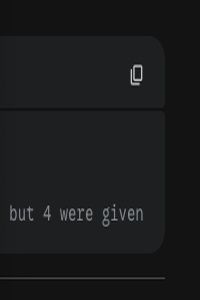
#> input picture output.jpg, 200 x 300 px
$ python cover_resize.py ../output.jpg 1.0
#> lines starting #> are read from the running program, lines starting #| are printed output that depends on the picture
#> further down, img is the input picture: PIL image 200x300 RGB; mean R, G, B 26.7, 27.3, 28.5
import shutil
from PIL import Image
import sys

def cover_ratio(img: Image) -> float:
    w, h = img.size
    ratio = h / w
    return ratio


def get_side(side: int, new_side: int):
    start_side = round((side - new_side) / 2, 0)
    end_side = start_side + new_side
    return start_side, end_side


def cover_resize_stretch(img: Image.Image, ratio: float) -> Image.Image:
#> called with ratio = 1
    width, height = img.size
#> width = 200; height = 300
    new_h = int(round(width * ratio))
#> new_h = 200
    new_w = width
#> new_w = 200

    out = img.resize((new_w, new_h), Image.Resampling.LANCZOS)
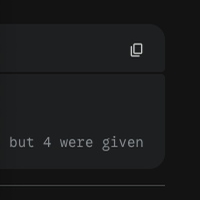
#> out: PIL image 200x200 RGB; mean R, G, B 26.7, 27.3, 28.5
    out.show()
    return out


def cover_resize_crop(img: Image.Image, ratio: float) -> Image.Image:
    current_ratio = cover_ratio(img)
    width, height = img.size

    if current_ratio == ratio:
        return img

    if current_ratio > ratio:
        base = width
        side = height
        new_side = base * ratio
        start_side, end_side = get_side(side, new_side)
        return img.crop((0, start_side, base, end_side))
    elif current_ratio < ratio:
        base = height
        side = width
        new_side = base / ratio
        start_side, end_side = get_side(side, new_side)
        return img.crop((start_side, 0, end_side, base))


if __name__ == "__main__":
    if len(sys.argv) != 3:
        print("usage: cover_resize.py <image_path> <ratio>", file=sys.stderr)
        sys.exit(2)
    in_path = sys.argv[1]
    backup_path = in_path + ".bak"
    out_path = "output.jpg"

    try:
        shutil.copy2(in_path, backup_path)
        print("Copied " + in_path + " to " + backup_path + " successfully")
    except:
        print("Error in copy")

    target_w, target_h = 100, 100
    ratio = float(sys.argv[2])

    img = Image.open(in_path)
    img = img.convert("RGB") if img.mode in ("P", "RGBA", "LA") else img

    # out_img = cover_resize_crop(img, ratio)
    out_img = cover_resize_stretch(img, ratio)
    out_img.save(out_path, quality=95)
